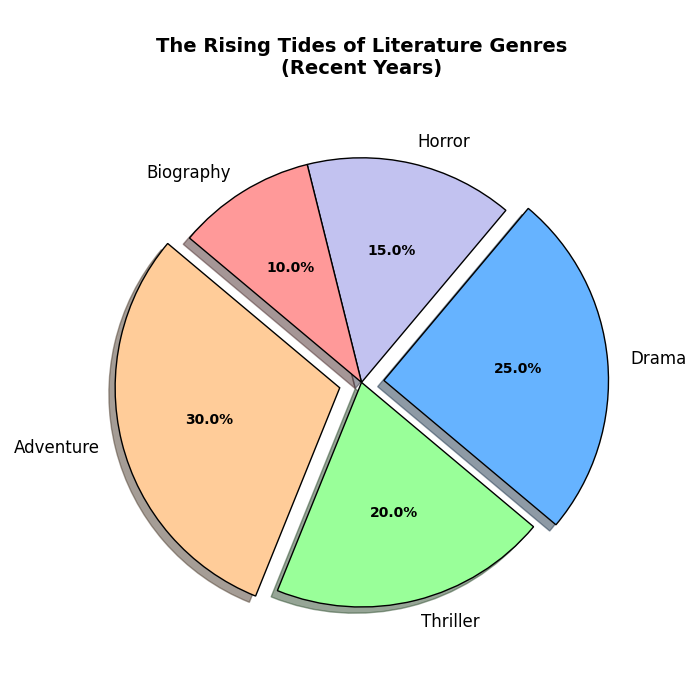

Recreate this plot in Python.
import matplotlib.pyplot as plt

genres = ['Adventure', 'Thriller', 'Drama', 'Horror', 'Biography']
popularity = [30, 20, 25, 15, 10]
# Manually shuffled colors
colors = ['#ffcc99', '#99ff99', '#66b3ff', '#c2c2f0', '#ff9999']
explode = (0.1, 0, 0.1, 0, 0)

fig, ax = plt.subplots(figsize=(7, 7))
wedges, texts, autotexts = ax.pie(popularity, labels=genres, colors=colors, autopct='%1.1f%%', startangle=140,
                                  explode=explode, wedgeprops={'edgecolor': 'black'}, textprops={'fontsize': 12}, shadow=True)

ax.set_title("The Rising Tides of Literature Genres\n(Recent Years)", fontsize=14, fontweight='bold', pad=20)

for autotext in autotexts:
    autotext.set_color('black')
    autotext.set_fontsize(10)
    autotext.set_weight('bold')

plt.tight_layout()
plt.show()
